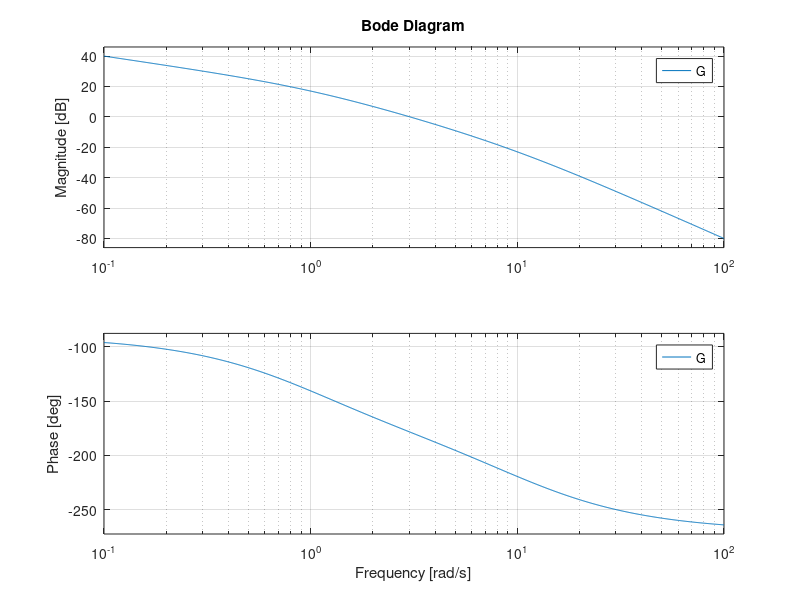
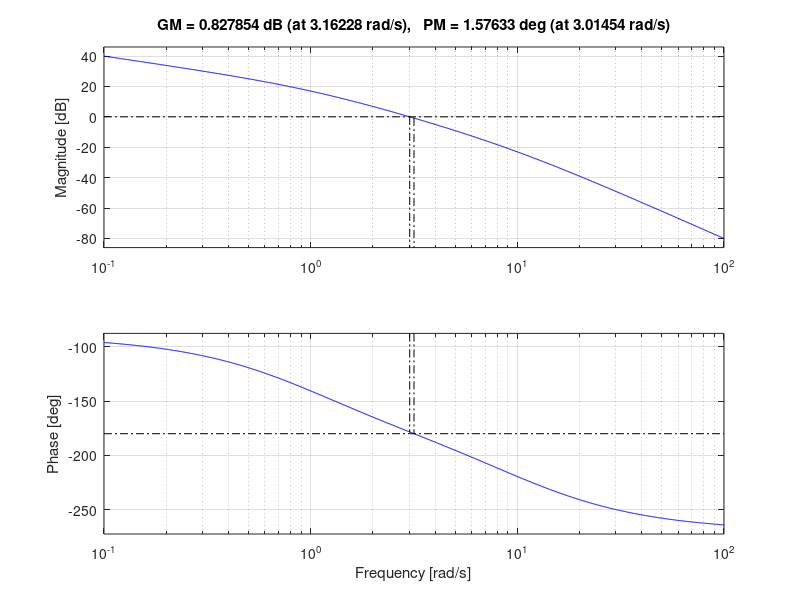
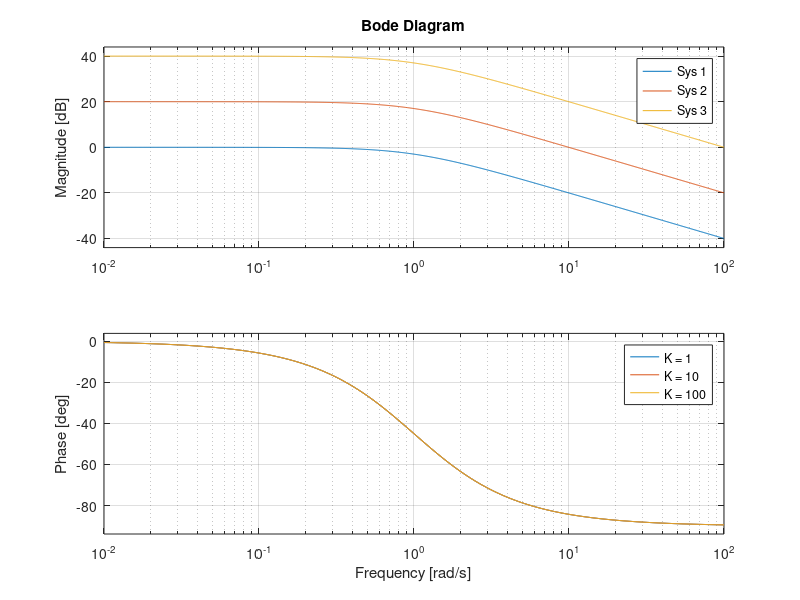
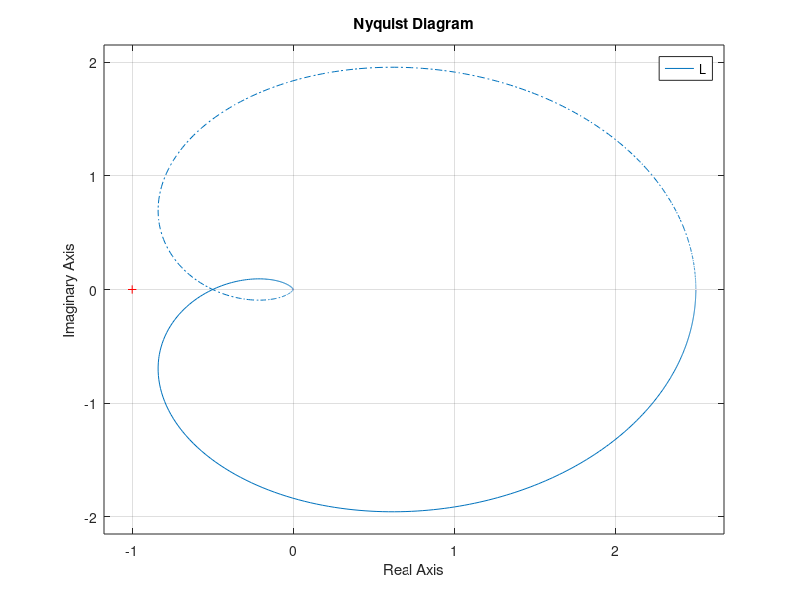

Write the MATLAB code that produced these figures, in order. (Note: this script raises an error after producing the figures.)
%% Weeks 18-20 - Frequency response & Bode diagrams  |  مخطط بود
clc; clear; close all

G = tf(10, conv([1 0], conv([1 1], [0.1 1])))   % 10 / ( s (s+1)(0.1s+1) )

bode(G)                         % المقدار والطور
figure
margin(G)                       % هامش الكسب وهامش الطور
[Gm, Pm, Wcg, Wcp] = margin(G);
fprintf('Gm = %.2f dB,  Pm = %.2f deg\n', 20*log10(Gm), Pm);

%% Effect of the gain  |  تأثير الكسب على مخطط بود
figure
bode(tf(1, [1 1]), tf(10, [1 1]), tf(100, [1 1]))
legend('K = 1', 'K = 10', 'K = 100')

%% Nyquist diagram  |  مخطط نايكوست
L = tf(5, conv([1 1], [1 2 2]));
figure
nyquist(L)
bw = bandwidth(feedback(L, 1))
